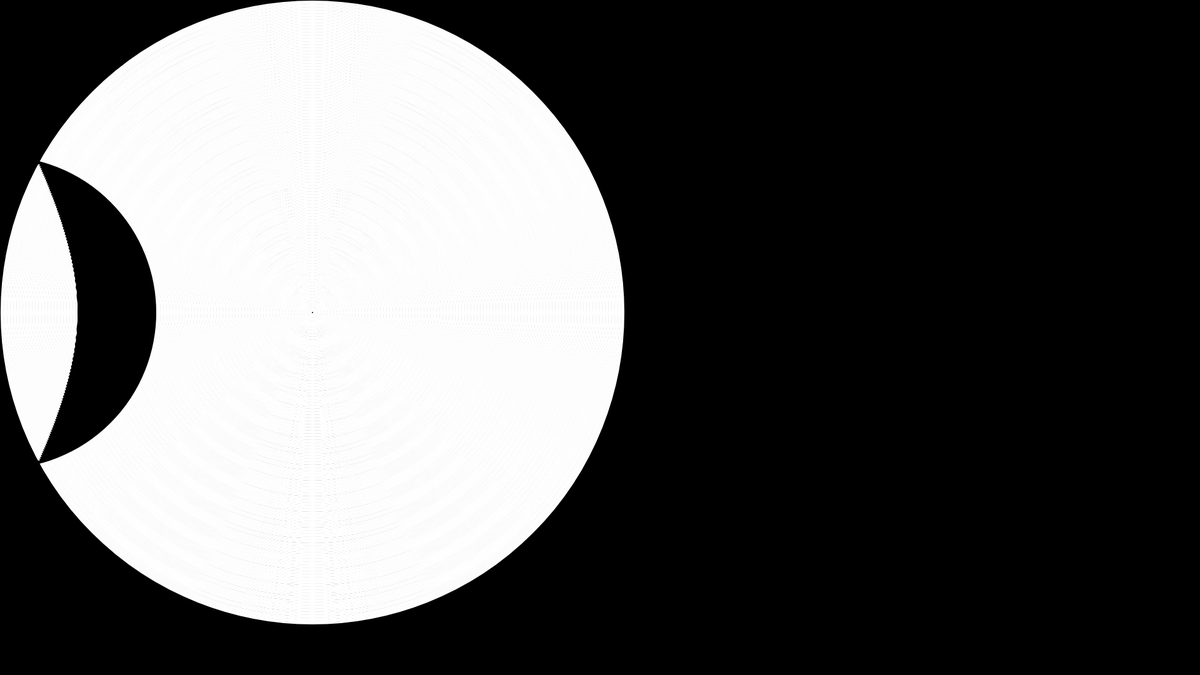
Frame 1 (no input)
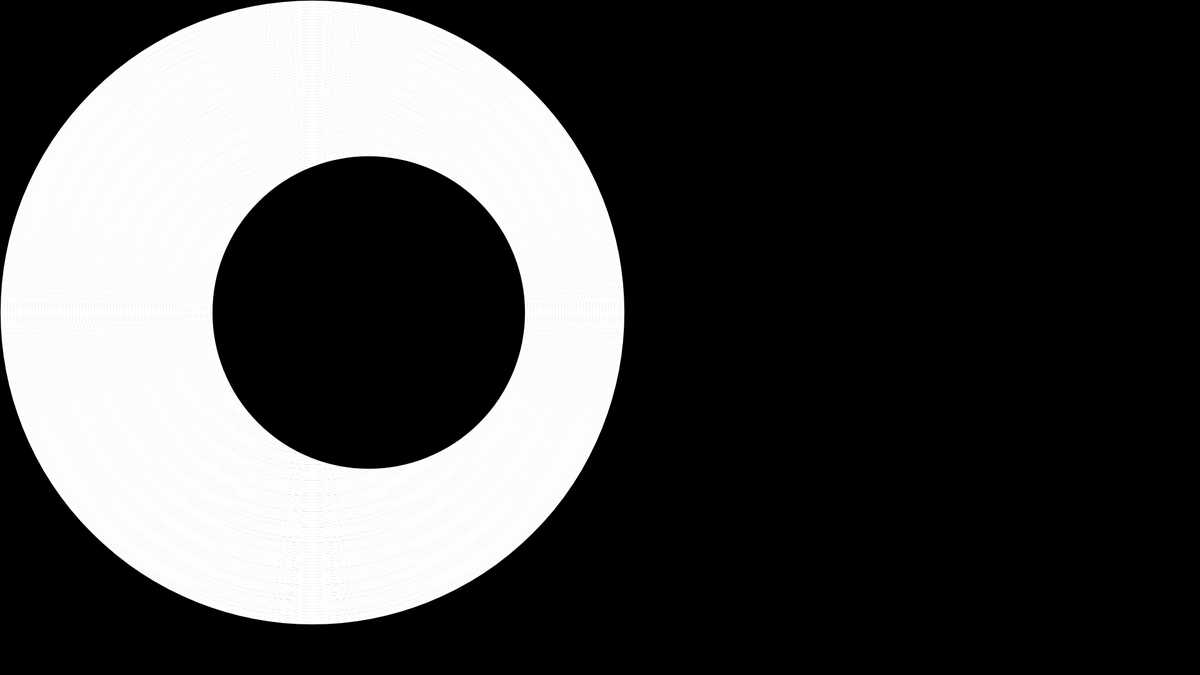
Frame 60 (no input)
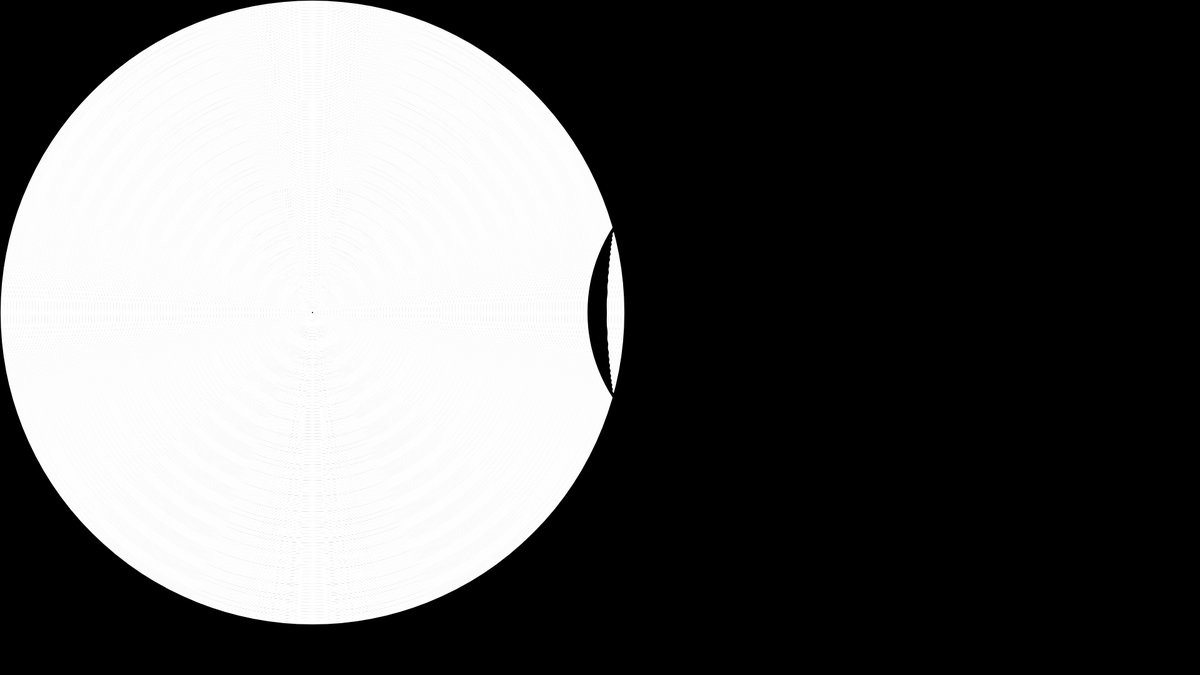
Frame 120 (the mouse pressed at the canvas centre since frame 60)

The p5.js sketch that drew these frames (run headless with seeded random() and noise() and a simulated clock; from frame 60 on, the mouse is pressed at the canvas centre):

// p5.js sketch
// ── sketch.js
let x = 0

function setup() {
  createCanvas(1920, 1080);
  frameRate (30);
}

function draw() {
  background('black');

  for (let i = 0; i < 1000; i += 5) {
    noFill()
    stroke('white')
    strokeWeight(3)
    ellipse(500, 500, i, i)

    stroke('black')
    strokeWeight(5)
    ellipse(x, 500, 500 - i, 500 - i)

  }
  if (x > width) {
    x = 0
  } else {
    x = x + 10
  }
}
